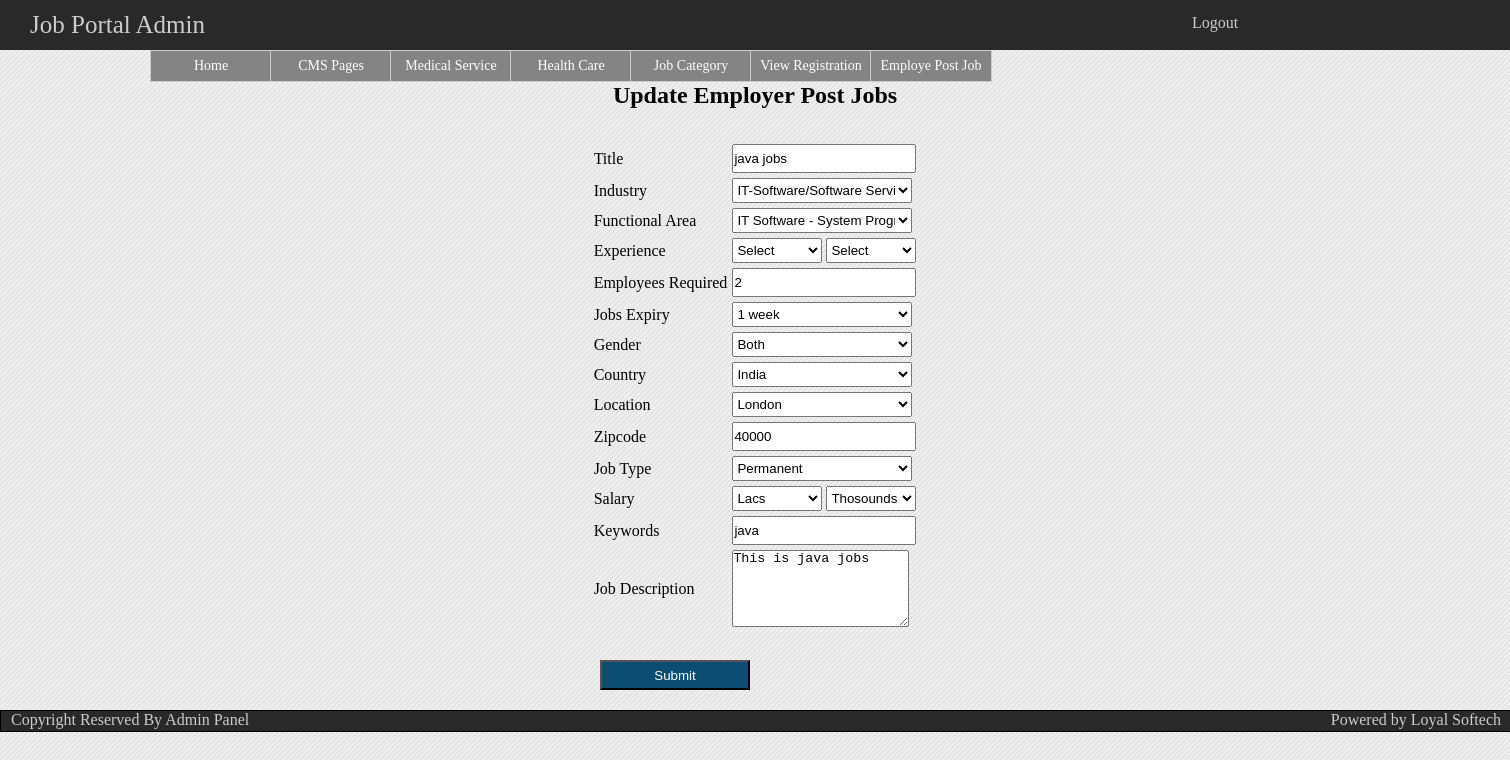
Screenshot of /admin/update_emp_post_jobs.php?id=32 with the database file from the repository.
### tables this page shows
CREATE TABLE IF NOT EXISTS `post_jobs` (
  `pjid` int(10) NOT NULL AUTO_INCREMENT,
  `company_id` int(10) NOT NULL,
  `title` varchar(255) NOT NULL,
  `industry` varchar(255) NOT NULL,
  `function` varchar(255) NOT NULL,
  `experience` varchar(255) NOT NULL,
  `emp_require` varchar(255) NOT NULL,
  `jobexpiry` varchar(255) NOT NULL,
  `gender` varchar(255) NOT NULL,
  `country` varchar(255) NOT NULL,
  `location` varchar(255) NOT NULL,
  `zipcode` int(11) NOT NULL,
  `jobtype` varchar(255) NOT NULL,
  `salary` varchar(255) NOT NULL,
  `keywords` text NOT NULL,
  `description` text NOT NULL,
  `app_disapprove` int(11) NOT NULL,
  PRIMARY KEY (`pjid`)
);

### admin/update_emp_post_jobs.php (called while the page is built, shortened)
<?php
include(MODEL.'post_jobs_Class.php');
include(MODEL .'industry_Class.php');
include(MODEL .'function_Class.php');
include(MODEL .'country_Class.php');
include(MODEL .'location_Class.php');
$objpost_jobs = new post_jobs();
 	$id = $_GET['id'];
	$viewdata1 = $objpost_jobs->select_post_jobs_id($id);
if(isset($_POST['submit']) && $_POST['submit'] != ''){
 	 $objpost_jobs->update_emppost_jobs($_POST,$id);
}else{
$objindustry = new industry();
$viewdata3 = $objindustry->select_industry();
$objfunction = new functionn();
$viewdata4 = $objfunction->select_function();
$objCountry = new Country();
$viewdata5 = $objCountry->select_country();
$objlocation = new location();
$viewdata6 = $objlocation->select_location();
}
include(ADVIEW.'update_emp_post_jobs.php');
?>

### admin/model/post_jobs_Class.php (called while the page is built, shortened)
<?php
class post_jobs{
	public function select_post_jobs_id($id){
		$query = "SELECT * FROM `post_jobs` WHERE `pjid`='$id'";
		$result = mysql_query($query);
		if($result){
			return $result;
		}else{
			die('can not select'.mysql_error());
		}
	}
}
?>

### admin/model/industry_Class.php (called while the page is built, shortened)
<?php
class industry{
	public function select_industry(){
		$query = "SELECT * FROM `industry`";
		$result = mysql_query($query);
		if($result){
			return $result;
		}else{
			die('can not select'.mysql_error());
		}
	}
}
?>

### admin/model/function_Class.php (called while the page is built, shortened)
<?php
class functionn{
	public function select_function(){
		$query = "SELECT * FROM `function`";
		$result = mysql_query($query);
		if($result){
			return $result;
		}else{
			die('can not select'.mysql_error());
		}
	}
}
?>

### admin/model/country_Class.php (called while the page is built, shortened)
<?php
Class Country{
	public function select_country(){
		$query = "SELECT * from `country`";
		$result = mysql_query($query);
		if($result){
			return $result;
		}else{
			die('can not select'. mysql_error());
		}
	 }
}
?>

### admin/model/location_Class.php (called while the page is built, shortened)
<?php
Class location{
	public function select_location(){
		$query = "SELECT * from `location`";
		$result = mysql_query($query);
		if($result){
			return $result;
		}else{
			die('can not select'. mysql_error());
		}
	 }
}
?>

### admin/view/update_emp_post_jobs.php (the view, shortened to what this page needs)
<!DOCTYPE html PUBLIC "-//W3C//DTD XHTML 1.0 Transitional//EN" "http://www.w3.org/TR/xhtml1/DTD/xhtml1-transitional.dtd">
<html xmlns="http://www.w3.org/1999/xhtml" xml:lang="en">
<head>
    <link rel="stylesheet" type="text/css" href="style/adminstyle.css"/>
</head>
    <body>
    	<?php include(ADDTEMPLATE.'admin_header.php');?>
		<?php include(ADDTEMPLATE.'admin_menu.php');?>
			<div class="login_container">
				<center>
				<form name="post_jobs" method="post" action="" style="form">
					<center><h2>Update Employer Post Jobs</h2></center>
					<?php $row = mysql_fetch_array($viewdata1); ?>
					<table border="0px;" style="margin-top: 30px;" cellspacing="5px;">
						<tr>
							<td>Title</td>
							<td><input type="text" name="title" value="<?php echo $row['title'];?>" /></td>
						</tr>
						<tr>
							<td>Industry</td>
							<td>
								<select name="industry">
									 <?php
									       if(isset($viewdata3)){
												while($row1 = mysql_fetch_array($viewdata3)){
												 $_b = "";
		                                		if($row1['industry_id'] == $row['industry']){
		                                     		$_b = "SELECTED = SELECTED";
												 }
								            		echo "<option value='".$row1['industry_id']."' ".$_b.">".$row1['industry']."</option>";
												}
								            }
										?>
								</select>
							</td>
						</tr>
						<tr>
							<td>Functional Area</td>
							<td>
								<select name="functional_area">
										<?php
									       if(isset($viewdata4)){
												while($row2 = mysql_fetch_array($viewdata4)){
												 $_b = "";
		                                		if($row2['function_id'] == $row['function']){
		                                     		$_b = "SELECTED = SELECTED";
												 }
								            		echo "<option value='".$row2['function_id']."' ".$_b.">".$row2['function']."</option>";
												}
								            }
										?>
								</select>
							</td>
						</tr>
						<tr>
							<td>Experience</td>
							<td>
								<select name="experience1" style="width: 90px;">
									<option value="">Select</option>
								</select>
								<select name="experience2" style="width: 90px;">
									<option value="">Select</option>
							  	</select>
							 </td>
						</tr>
						<tr>
							<td>Employees Required</td>
							<td><input type="text" name="emp_require" value="<?php echo $row['emp_require'];?>" /></td>
						</tr>
						<?php $js = $row['jobexpiry'];?>
						<tr>
							<td>Jobs Expiry</td>
							<td>
								<select name="jobs_expiry">
									<option value="1 week"<?php if($js=='1 week'){echo "selected=selected";} ?> >1 week</option>
								</select>
							</td>
						</tr>
						<?php $gender = $row['gender'];?>
						<tr>
							<td>Gender</td>
							<td>
								<select name="gender">
									<option value="Both"<?php if($gender=='Both'){echo "selected=selected";} ?> >Both</option>
								</select>
							</td>
						</tr>
						<tr>
							<td>Country</td>
							<td>
								<select name="country">
									<?php
									      if(isset($viewdata5)){
												while($row3 = mysql_fetch_array($viewdata5)){
												 $_b = "";
		                                		if($row3['country_id'] == $row['country']){
		                                     		$_b = "SELECTED = SELECTED";
												 }
								            		echo "<option value='".$row3['country_id']."' ".$_b.">".$row3['country_name']."</option>";
												}
								            }
										?>
								</select>
							</td>
						</tr>
						<tr>
							<td>Location</td>
							<td>
								<select name="location">
									<?php
									       if(isset($viewdata6)){
												while($row4 = mysql_fetch_array($viewdata6)){
												 $_b = "";
		                                		if($row4['location_id'] == $row['location']){
		                                     		$_b = "SELECTED = SELECTED";
												 }
								            		echo "<option value='".$row4['location_id']."' ".$_b.">".$row4['location_name']."</option>";
												}
								            }
										?>
								</select>
							</td>
						</tr>
						<tr>
							<td>Zipcode</td>
							<td><input type="text" name="zipcode" value="<?php echo $row['zipcode'];?>" /></td>
						</tr>
						<?php $jt = $row['jobtype'];?>
						<tr>
							<td>Job Type</td>
							<td>
								<select name="job_type">
									<option value="Permanent"<?php if($jt=='Permanent'){echo "selected=selected";} ?> >Permanent</option>
								</select>
							</td>
						</tr>
						<tr>
							<td>Salary</td>
							<td>
								<select name="lacs" style="width: 90px;">
									<option value="">Lacs</option>
								</select>
								<select name="thosounds" style="width: 90px;">
								   <option value="">Thosounds</option>
								</select>
							</td>
						</tr>
						<tr>
							<td>Keywords</td>
							<td><input type="text" name="keywords" value="<?php echo $row['keywords'];?>" /></td>
						</tr>
						<tr>
							<td>Job Description</td>
							<td><textarea name="job_description" cols="20" rows="5"><?php echo $row['description'];?></textarea></td>
						</tr>
					</table>
					<br>
					<div class="sub" style="margin-left: 500px;">
	               		<input type="submit" name="submit" value="Submit" class="btnn" style="margin-left: 100px;" />
             		</div>
				</form>
				</center>
			</div>
		<?php include(ADDTEMPLATE.'admin_footer.php');?>
    </body>
</html>

### admin/style/adminstyle.css (style rules this page uses)
* { margin: 0; padding: 0; }
body { background: #eeeeee url(images/bg.jpg) top left repeat; font-family: 'MyriadWebProRegular'; margin-left: auto; margin-right:auto; height: auto; width: 100%; }
.login_container { float:left; height:auto; width:100%; }
.sub { height: 30px; width: 1000px; border: 0px solid; float: left; margin-top: 10px; }
.btnn { height: 30px; width: 150px; float: left; margin-left: 450px; text-align: center; background-color: #0B4D73; color: #FFFFFF; }
form input[type='text'],input[type='password'],select { height: 25px; width: 180px; border-radius:3px,3px,3px,3px; }

### rows the page displays
post_jobs: title "java jobs", emp_require "2", jobs_expiry "1 week", gender "Both", zipcode "40000", job_type "Permanent", keywords "java", job_description "This is java jobs"

### other values shown
form field industry "IT-Software/Software Services"
form field functional_area "IT Software - System Programming"
form field country "India"
form field location "London"
